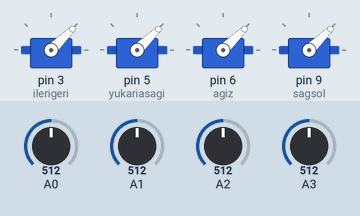
Recording of a sketch running on a simulated Arduino Uno, built with avr-gcc and run on an emulated ATmega328P. Shown: 4 × servo. Inputs (shaded band) come from the test bench; at power-on: A0 = 512, A1 = 512, A2 = 512, A3 = 512.

Above: at 1.2 s.
1.3 s: A0 set to 716
At 2.5 s:
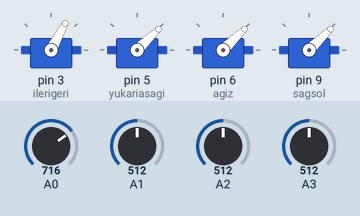
2.8 s: A1 set to 716
At 3.7 s:
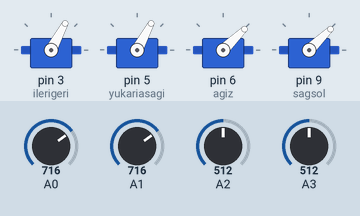
4.3 s: A2 set to 716
At 4.8 s:
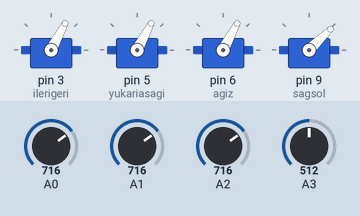
5.8 s: A3 set to 716
At 7.0 s:
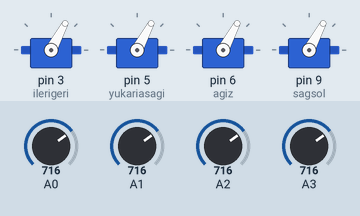
7.3 s: A0 set to 992
At 8.4 s:
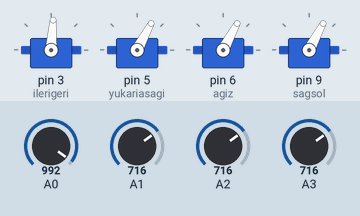
8.8 s: A1 set to 992
At 9.5 s:
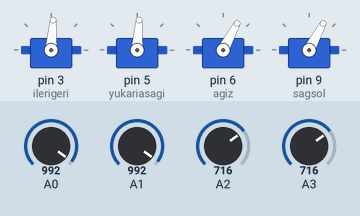
Timing chart, 0 to 11.3 s (numbered marks = the images above; inputs shaded):
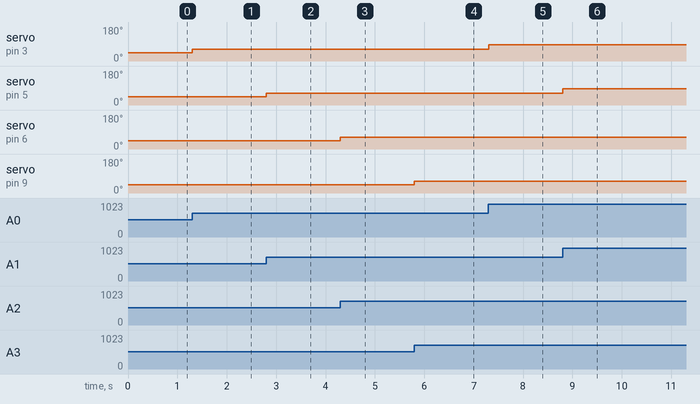

The sketch:

robot_kol_potansiyometreli.ino
```cpp
#include <Servo.h>
Servo ilerigeri;
Servo yukariasagi;
Servo agiz;
Servo sagsol;


void setup() {
  ilerigeri.attach(3);
  yukariasagi.attach(5);
  agiz.attach(6);
  sagsol.attach(9);
}

void loop() {
  int pot1=analogRead(A0);
  int pot2=analogRead(A1);
  int pot3=analogRead(A2);
  int pot4=analogRead(A3);

  pot1 = map(pot1,0,1023,0,89);
  pot2 = map(pot2,0,1023,0,89);
  pot3 = map(pot3,0,1023,0,89);
  pot4 = map(pot4,0,1023,0,89);

  ilerigeri.write(pot1);
  yukariasagi.write(pot2);
  agiz.write(pot3);
  sagsol.write(pot4);

}
```

Measured:
- after the input at 1.3 s, servo on pin 3 (ilerigeri): 44° → 62° at once
- after the input at 2.8 s, servo on pin 5 (yukariasagi): 44° → 62° at once
- after the input at 4.3 s, servo on pin 6 (agiz): 44° → 62° at once
- after the input at 5.8 s, servo on pin 9 (sagsol): 44° → 62° at once
- after the input at 7.3 s, servo on pin 3 (ilerigeri): 62° → 86° at once
- after the input at 8.8 s, servo on pin 5 (yukariasagi): 62° → 86° at once
